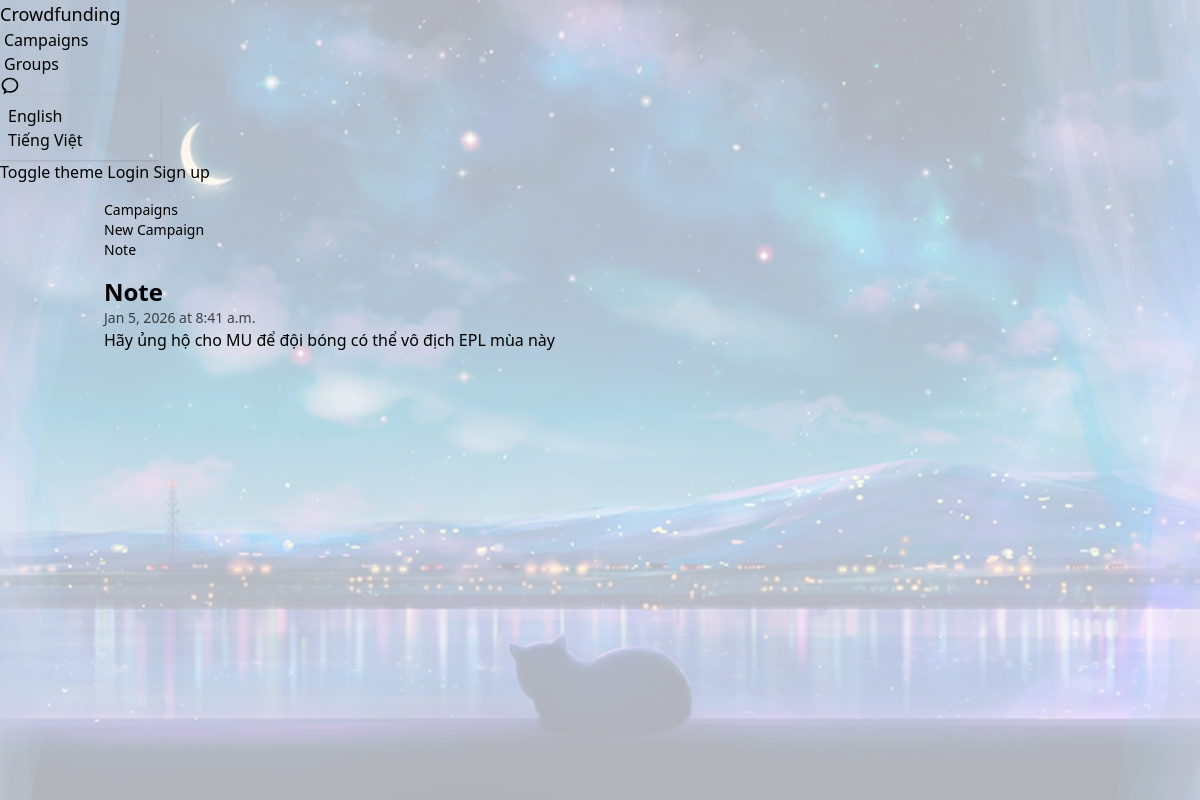
Screenshot of /campaigns/2/updates/2/ with the database file from the repository.
### campaigns/models.py (models this page shows, shortened)
class Campaign(models.Model):
  created_by = models.ForeignKey(settings.AUTH_USER_MODEL, on_delete=models.CASCADE, related_name="campaigns")
  title = models.CharField(max_length=200)
  donate_qr_image_url = models.URLField(blank=True)
  image_url = models.URLField(blank=True)
  description = models.TextField()
  goal_amount = models.DecimalField(max_digits=18, decimal_places=2)
  end_date = models.DateField()
  categories = models.ManyToManyField(Category, blank=True, related_name="campaigns")
  tags = models.ManyToManyField(Tag, blank=True, related_name="campaigns")
  created_at = models.DateTimeField(auto_now_add=True)
  class Meta:
    ordering = ["-created_at"]

class CampaignUpdate(models.Model):
  campaign = models.ForeignKey(Campaign, on_delete=models.CASCADE, related_name="updates")
  title = models.CharField(max_length=200)
  content_md = models.TextField()
  image_url = models.URLField(blank=True)
  created_at = models.DateTimeField(auto_now_add=True)
  class Meta:
    ordering = ["-created_at"]

### campaigns/views.py (the view)
# urls.py: path("campaigns/<int:campaign_id>/updates/<int:update_id>/", views.campaign_update_detail, name="update_detail"),
def campaign_update_detail(request: HttpRequest, campaign_id: int, update_id: int) -> HttpResponse:
  campaign = get_object_or_404(Campaign, id=campaign_id)
  update = get_object_or_404(CampaignUpdate, id=update_id, campaign=campaign)
  context = {
    "campaign": campaign,
    "update": update,
  }
  return render(request, "campaigns/update_detail.html", context)

### campaigns/templatetags/markdown_extras.py (called while the page is built)
@register.filter(name="markdownify")
def markdownify(value: str) -> str:
  text = (value or "").strip()
  if not text:
    return ""
  if md is None or bleach is None:
    from django.utils.html import escape
    return "<p>" + escape(text).replace("\n", "<br>") + "</p>"
  html = md.markdown(
    text,
    extensions=["fenced_code", "tables"],
    output_format="html5",
  )
  cleaned = bleach.clean(
    html,
    tags=_ALLOWED_TAGS,
    attributes=_ALLOWED_ATTRIBUTES,
    protocols=_ALLOWED_PROTOCOLS,
    strip=True,
  )
  cleaned = bleach.linkify(cleaned)
  return mark_safe(cleaned)

### user/context_processors.py (called while the page is built, shortened)
def nav_profile(request):
  ui_theme = request.COOKIES.get("ui_theme") or request.session.get("ui_theme") or getattr(settings, "DEFAULT_UI_THEME", "light")
  if not getattr(request, "user", None) or not request.user.is_authenticated:
    return {
      "nav_profile": None,
      "unread_notifications_count": 0,
      "ui_theme": ui_theme,
    }

### campaigns/templates/campaigns/update_detail.html (shortened to what this page needs)
{% extends "base.html" %}
{% load markdown_extras i18n %}
{% block content %}
  <div class="flex flex-col gap-4">
    <div class="breadcrumbs text-sm">
      <ul>
        <li><a href="/">{% trans "Campaigns" %}</a></li>
        <li><a href="{% url 'campaigns:detail' campaign.id %}">{{ campaign.title }}</a></li>
        <li>{{ update.title }}</li>
      </ul>
    </div>
    <div class="card bg-base-100">
      <div class="card-body">
        <h1 class="text-2xl font-bold">{{ update.title }}</h1>
        <div class="text-sm opacity-70">{{ update.created_at|date:"M j, Y \a\t P" }}</div>
        <div class="prose max-w-none">
          {{ update.content_md|markdownify }}
        </div>
      </div>
    </div>
  </div>
{% endblock %}

### rows the page displays
Campaign: title "New Campaign"
CampaignUpdate: title "Note", created_at "Jan 5, 2026 at 8:41 a.m.", content_md "Hãy ủng hộ cho MU để đội bóng có thể vô địch EPL mùa này"
